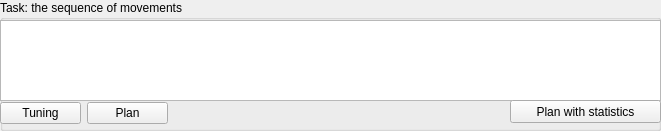
     <widget class="QGroupBox" name="groupBox_task">
      <property name="geometry">
       <rect>
        <x>610</x>
        <y>10</y>
        <width>661</width>
        <height>131</height>
       </rect>
      </property>
      <property name="title">
       <string>Task: the sequence of movements</string>
      </property>
      <widget class="QListWidget" name="listWidget_movs">
       <property name="geometry">
        <rect>
         <x>0</x>
         <y>20</y>
         <width>661</width>
         <height>81</height>
        </rect>
       </property>
      </widget>
      <widget class="QWidget" name="layoutWidget">
       <property name="geometry">
        <rect>
         <x>0</x>
         <y>100</y>
         <width>168</width>
         <height>27</height>
        </rect>
       </property>
       <layout class="QHBoxLayout" name="horizontalLayout_14">
        <item>
         <widget class="QPushButton" name="pushButton_tuning">
          <property name="text">
           <string>Tuning</string>
          </property>
         </widget>
        </item>
        <item>
         <widget class="QPushButton" name="pushButton_plan">
          <property name="text">
           <string>Plan</string>
          </property>
         </widget>
        </item>
       </layout>
      </widget>
      <widget class="QPushButton" name="pushButton_plan_trials">
       <property name="geometry">
        <rect>
         <x>510</x>
         <y>100</y>
         <width>151</width>
         <height>23</height>
        </rect>
       </property>
       <property name="text">
        <string>Plan with statistics</string>
       </property>
      </widget>
     </widget>
